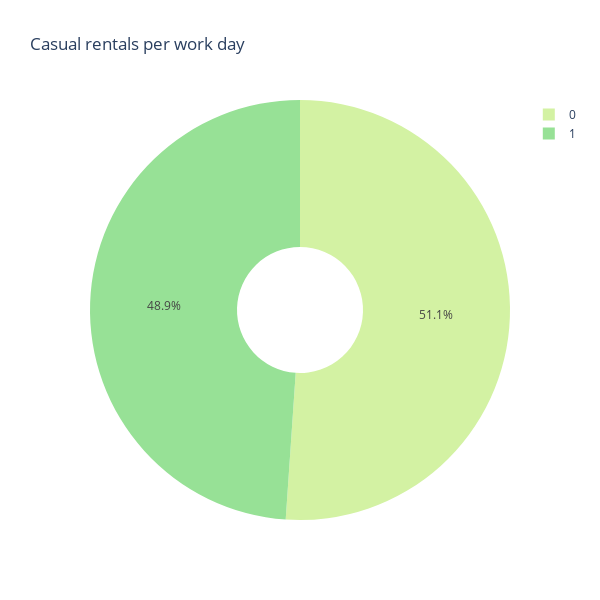

This figure's notebook cell:
### Markdown cell above
#### Casual rentals per work day.

Sebagian besar (51,1%) dari penyewaan kasual tidak terjadi pada hari kerja. Ini berarti 48,9% penyewaan terjadi selama lima hari kerja, jadi mari kita lihat penggunaan kasual berdasarkan hari kerja untuk memastikan sebagian besar penggunaan benar-benar terjadi di akhir pekan

### Code cell
df_workday_casual = hour_df.groupby(['work_day']).agg({'casual': 'sum'}).reset_index()
df_workday_casual.rename(columns={'casual': 'casual_sum'}, inplace=True)

fig = px.pie(df_workday_casual, values='casual_sum', names='work_day', title='Casual rentals per work day', hole=0.3, color_discrete_sequence=px.colors.sequential.Emrld)
fig.update_layout(height=600, width=600)
fig.show()

### Figure 1 — Plotly figure (JSON) as saved in the notebook; plotly's stock layout.template omitted (floating-point values rounded to 4 significant figures)
{"data": [{"domain": {"x": [0, 1], "y": [0, 1]}, "hole": 0.3, "hovertemplate": "work_day=%{label}<br>casual_sum=%{value}<extra></extra>", "labels": [0, 1], "legendgroup": "", "name": "", "showlegend": true, "type": "pie", "values": [316732, 303285]}], "layout": {"height": 600, "legend": {"tracegroupgap": 0}, "piecolorway": ["rgb(211, 242, 163)", "rgb(151, 225, 150)", "rgb(108, 192, 139)", "rgb(76, 155, 130)", "rgb(33, 122, 121)", "rgb(16, 89, 101)", "rgb(7, 64, 80)"], "title": {"text": "Casual rentals per work day"}, "width": 600}}
